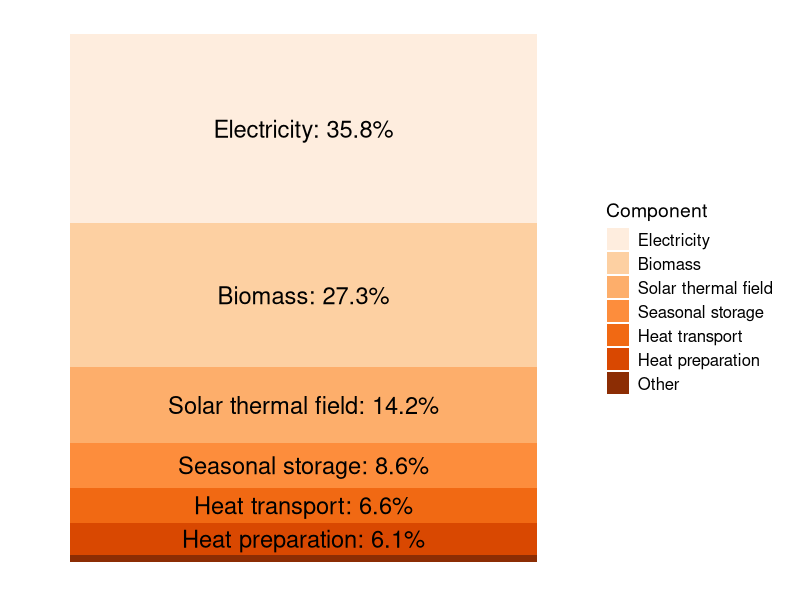
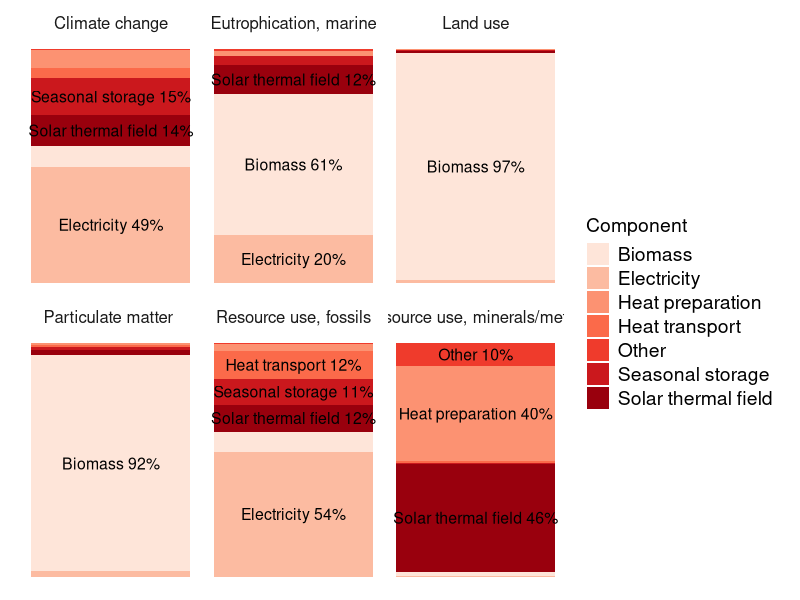
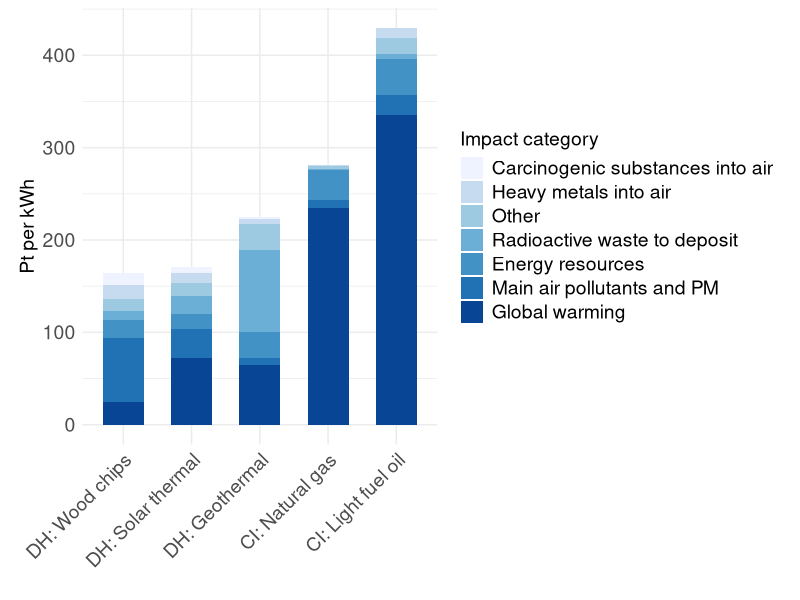
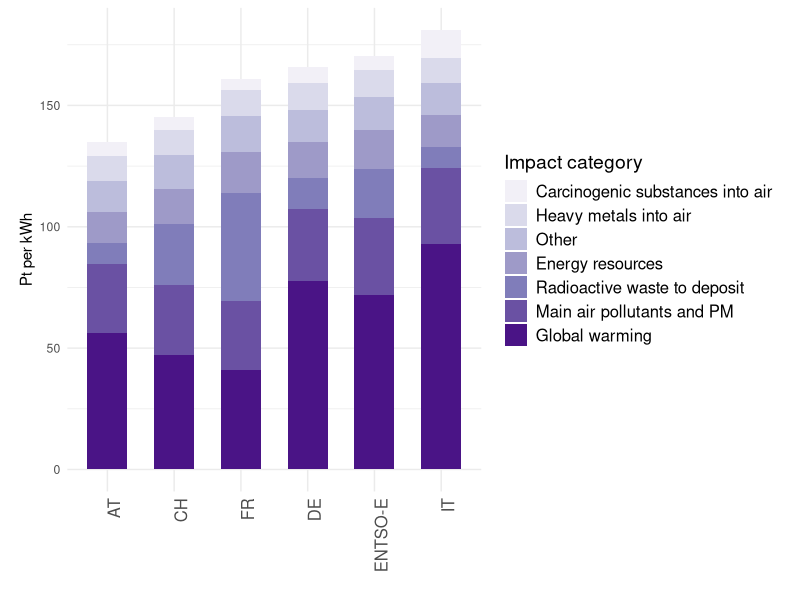
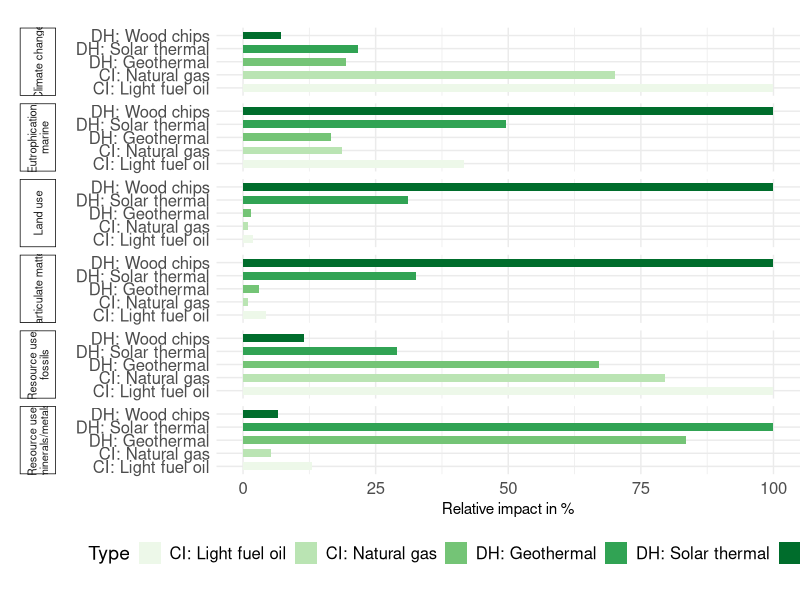
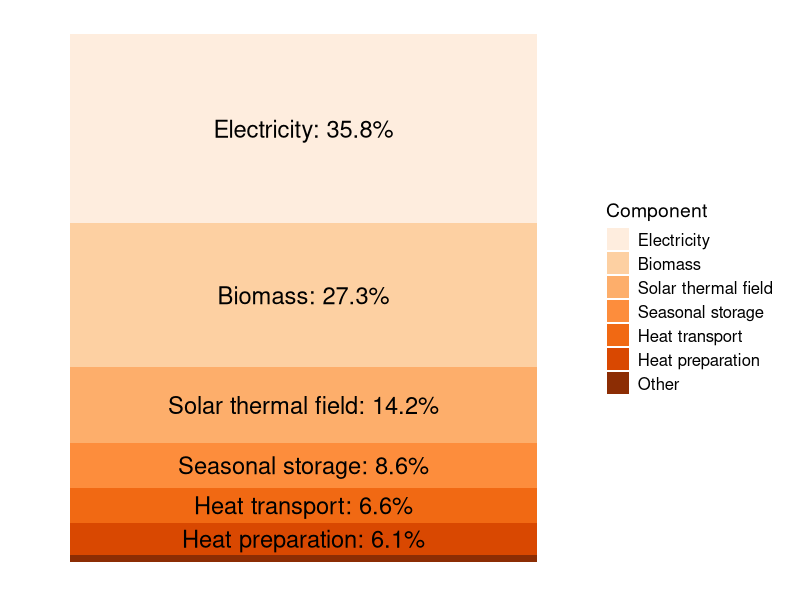
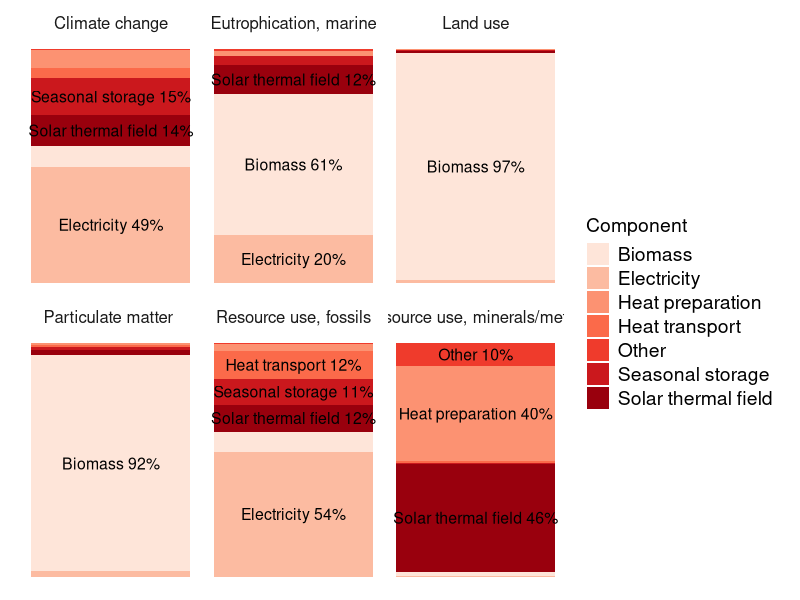
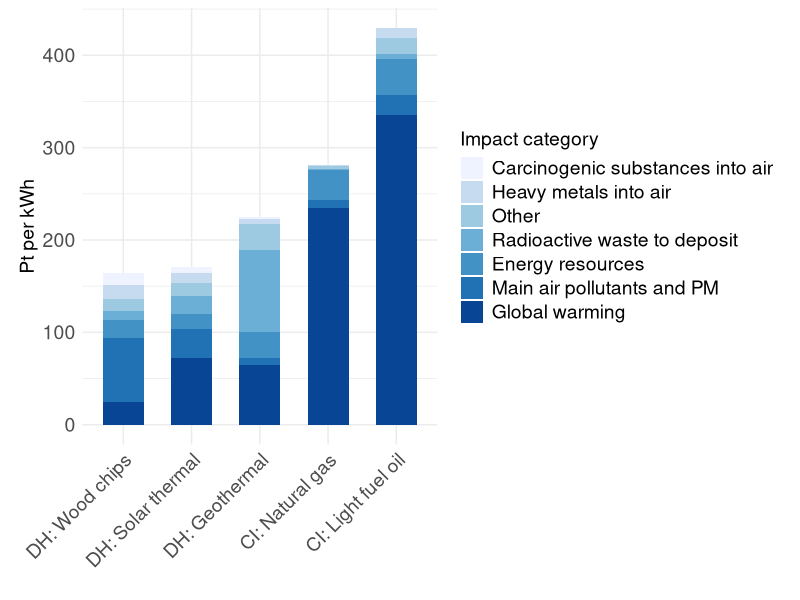

These charts were generated, in order, by the following R code:
## ---- chunk 1
library(readr)
library(tidyr)
library(ggplot2)
library(dplyr)
library(stringr)
library(RColorBrewer)
library(ggrepel)
## ---- chunk 2
data <- read_delim("data/PWRG 1_ ES level 1 - Copy of Copy of level1.csv")

data$Component <- factor(data$Component, levels = data$Component[order(data$Value, decreasing = TRUE)])

data$percentage <- data$Value / sum(data$Value) * 100
data$label <- ifelse(data$percentage >= 5, 
                     paste0(data$Component, ": ", round(data$percentage, 1), "%"), 
                     data$label <- ifelse(data$percentage >= 5, 
                                          paste0(round(data$percentage, 1), "%"), 
                                          ""))

# Create the pie chart without the circle outline
ggplot(data, aes(x = "", y = Value, fill = Component)) +
  geom_bar(stat = "identity", width = 1) +
  #coord_polar(theta = "y") +  # Converts bar chart to pie chart
  theme_minimal() +
  theme(axis.text.x = element_blank(),  # Hide x-axis labels
        axis.title.x = element_blank(),  # Hide x-axis title
        axis.text.y = element_blank(),  # Hide y-axis labels
        axis.title.y = element_blank(),  # Hide y-axis title
        axis.ticks = element_blank(),    # Remove axis ticks
        panel.grid = element_blank(),    # Remove grid lines
        panel.border = element_blank(),
        legend.title = element_text(size = 14),  # Title of the legend
        legend.text = element_text(size = 12),    # Items in the legend
        plot.margin = unit(c(0.2, 0.5, 0.2, 0.5), "cm")  # top, right, bottom, left
        ) +
  geom_text(aes(label = label), 
            position = position_stack(vjust = 0.5),
            hjust = 0.5,
            size = 6
            ) +
  scale_fill_brewer(palette = "Oranges")
ggsave("img/pwrg_solar_network_bar.png")
## ---- chunk 3
ef_level1 <- read_delim("data/EF level 1.csv")[1:7, ]
long_ef_level1 <- pivot_longer(ef_level1, cols = -c("Component"), names_to = "Damage category", values_to = "Value")

df_ef <- long_ef_level1 |>
  group_by(`Damage category`) |>
  mutate(
    fraction = Value / sum(Value),
    ymax = cumsum(fraction),
    ymin = lag(ymax, default = 0),
    label_pos = (ymax + ymin) / 2,
    label = ifelse(fraction >= 0.1, paste0(Component, " ", round(fraction * 100), "%"), "")
  )

ggplot(df_ef, aes(ymax = ymax, ymin = ymin, xmax = 4, xmin = 3, fill = Component)) +
  geom_rect() +
  geom_text(aes(x = 3.5, y = label_pos, label = label), size = 4) +
  #coord_polar(theta = "y") +
  facet_wrap(~`Damage category`) +
  theme_minimal() +
  theme(axis.text.x = element_blank(),  # Hide x-axis labels
        axis.title.x = element_blank(),  # Hide x-axis title
        axis.text.y = element_blank(),  # Hide y-axis labels
        axis.title.y = element_blank(),  # Hide y-axis title        
        axis.ticks = element_blank(),    # Remove axis ticks
        plot.margin = unit(c(0.2, 0.5, 0.2, 0.5), "cm"),  # top, right, bottom, left
        legend.title = element_text(size = 14),  # Title of the legend
        legend.text = element_text(size = 14),    # Items in the legend
        strip.text = element_text(size = 12),
        panel.grid = element_blank(),    # Remove grid lines
        panel.border = element_blank())  + # Remove border
  scale_fill_brewer(palette = "Reds")
ggsave("img/pwrg_solar_ef_network_bar_faceted.png")
## ---- chunk 4
es <- read_delim("data/PWRG results solar - ES single score.csv")[1:7, ]

long_es <- pivot_longer(es, cols = -c("Impact category"), names_to = "Type", values_to = "Value")

long_es <- long_es |>
  mutate(
    Type = ifelse(Type == "DH: Geothermal heat pump", "DH: Geothermal", Type),
  )

long_es_ordered <- long_es |>
  group_by(Type) |>
  summarise(total = sum(Value)) |>
  arrange(total) |>
  pull(Type)
long_es$Type <- factor(long_es$Type, levels = long_es_ordered)

ggplot(long_es, aes(x = Type, y = Value, fill = reorder(`Impact category`, Value))) +
  geom_bar(stat = "identity", width = 0.6) +  # Use 'identity' to plot actual values
  labs(x = "",
       y = "Pt per kWh",
       fill = "Impact category") +
  scale_fill_brewer(palette = "Blues") +
  theme_minimal() +
  theme(
        legend.title = element_text(size = 14),  # Title of the legend
        legend.text = element_text(size = 14),    # Items in the legend
        plot.margin = unit(c(0.2, 0.5, 0.2, 0.5), "cm"),  # top, right, bottom, left
        axis.text.x = element_text(angle = 45, hjust = 1, size = 14),
        axis.title.y = element_text(size = 14),
        axis.text.y = element_text(size = 14),
        )
ggsave("img/pwrg_solar_es_single_score.png")
## ---- chunk 5
es <- read_delim("data/PWRG results solar - electricity sensitivity - edit.csv")[1:7, ]

long_es <- pivot_longer(es, cols = -c("Impact category"), names_to = "Type", values_to = "Value")

long_es <- long_es |>
  mutate(
    Type = ifelse(Type == "DH: Geothermal heat pump", "DH: Geothermal", Type),
  )

long_es_ordered <- long_es |>
  group_by(Type) |>
  summarise(total = sum(Value)) |>
  arrange(total) |>
  pull(Type)
long_es$Type <- factor(long_es$Type, levels = long_es_ordered)

ggplot(long_es, aes(x = Type, y = Value, fill = reorder(`Impact category`, Value))) +
  geom_bar(stat = "identity", width = 0.6) +  # Use 'identity' to plot actual values
  labs(x = "",
       y = "Pt per kWh",
       fill = "Impact category") +
  scale_fill_brewer(palette = "Purples") +
  theme_minimal() +
  theme(
        legend.title = element_text(size = 14),  # Title of the legend
        legend.text = element_text(size = 12),    # Items in the legend
        plot.margin = unit(c(0.2, 0.5, 0.2, 0.5), "cm"),  # top, right, bottom, left
        axis.text.x = element_text(angle = 90, hjust = 1, size = 12)
        )
ggsave("img/pwrg_elec_sens.png")
## ---- chunk 6
ef <- read_delim("data/PWRG results solar - EF damage assessment.csv")[1:15, ]

long_ef <- pivot_longer(ef, cols = -c("Damage category", "Unit"), names_to = "Type", values_to = "Value")

long_ef_normalized <- long_ef |>
  filter(`Damage category` %in% c("Climate change", "Particulate matter", "Eutrophication, marine", "Land use", "Resource use, minerals/metals", "Resource use, fossils")) |>  
  group_by(`Damage category`) |>
  mutate(
    pct = Value / max(Value) * 100,
    Type = ifelse(Type == "DH: Geothermal heat pump", "DH: Geothermal", Type),
  )
long_ef_normalized$`Damage category` <- str_wrap(long_ef_normalized$`Damage category`, width = 20)
ggplot(long_ef_normalized, aes(x = Type, y = pct, fill = Type)) +
  geom_col(width = 0.6) +
  facet_grid(rows = vars(`Damage category`), switch = "y") +
  labs(
    x = "",
    y = "Relative impact in %",
  ) +
  theme_minimal() +
  theme(
    strip.placement = "outside",
    strip.text.y.left = element_text(angle = 90, size = 8, hjust = 0.5, vjust = 0.5), 
    strip.switch.pad.grid = unit(0.5, "cm"),
    plot.margin = margin(20, 0, 20, 0),
    strip.background = element_rect(color = "black", linewidth = 0.5),
    axis.text.x = element_text(size = 12),
    axis.text.y = element_text(size = 12),
    legend.position = "bottom",
    legend.title = element_text(size = 14),  # Title of the legend
    legend.text = element_text(size = 12),    # Items in the legend
  ) +
  scale_fill_brewer(palette = "Greens") +
  coord_flip()
ggsave("img/pwrg_solar_ef_midpoints_faceted.png")
